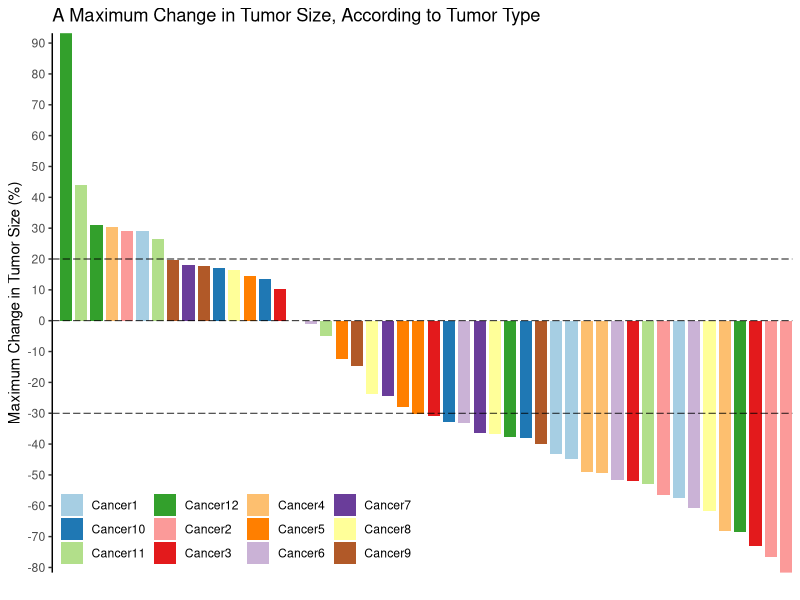
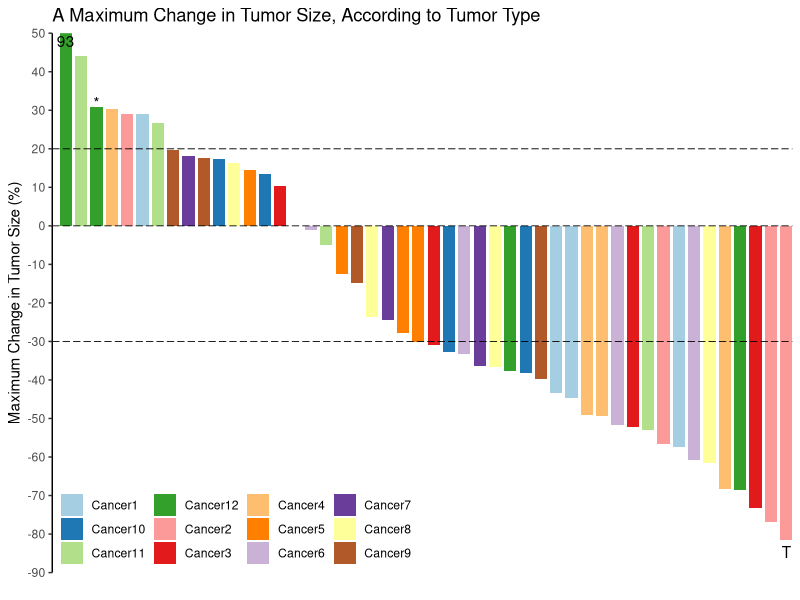
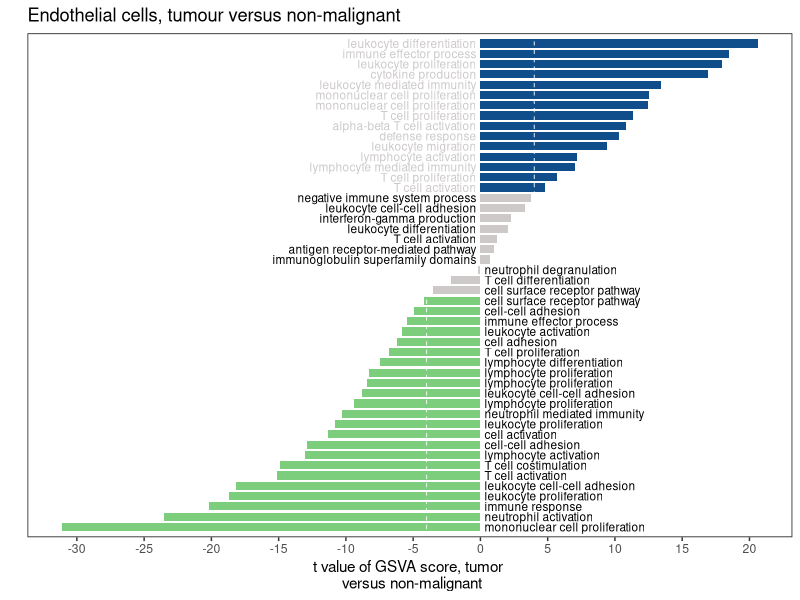
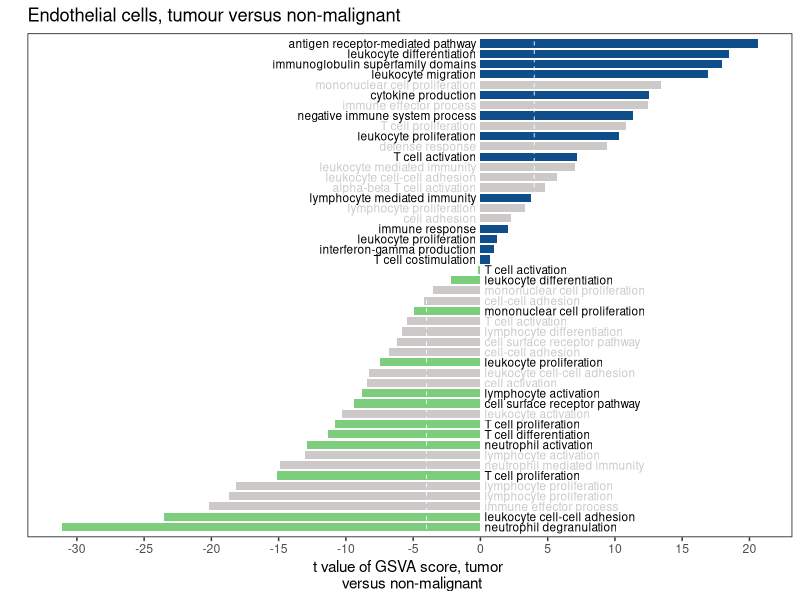
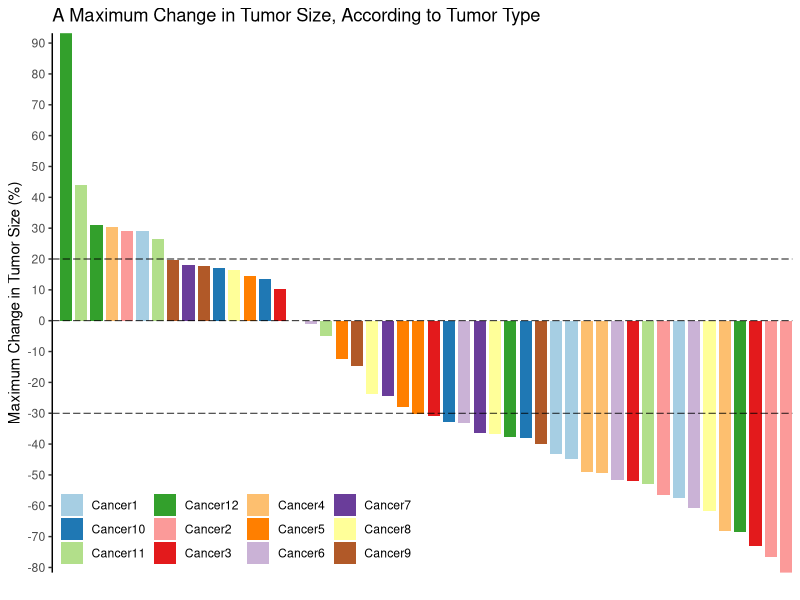
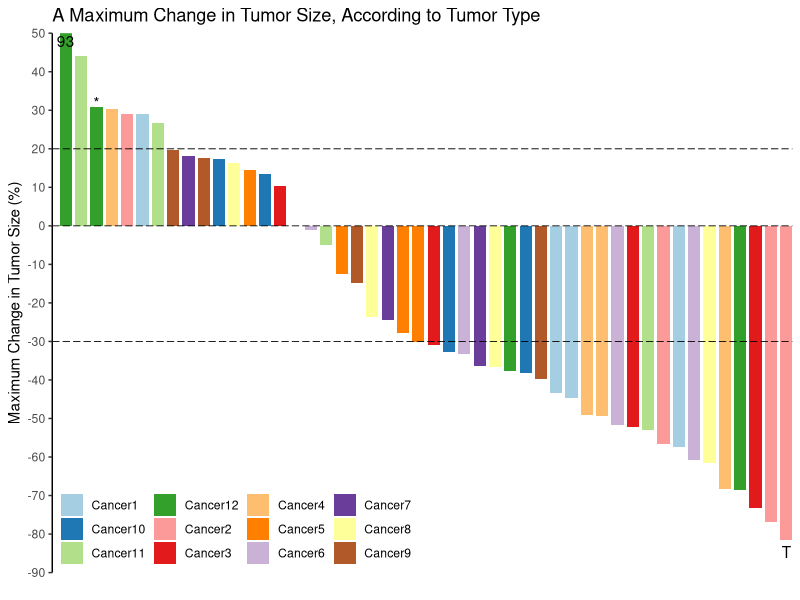
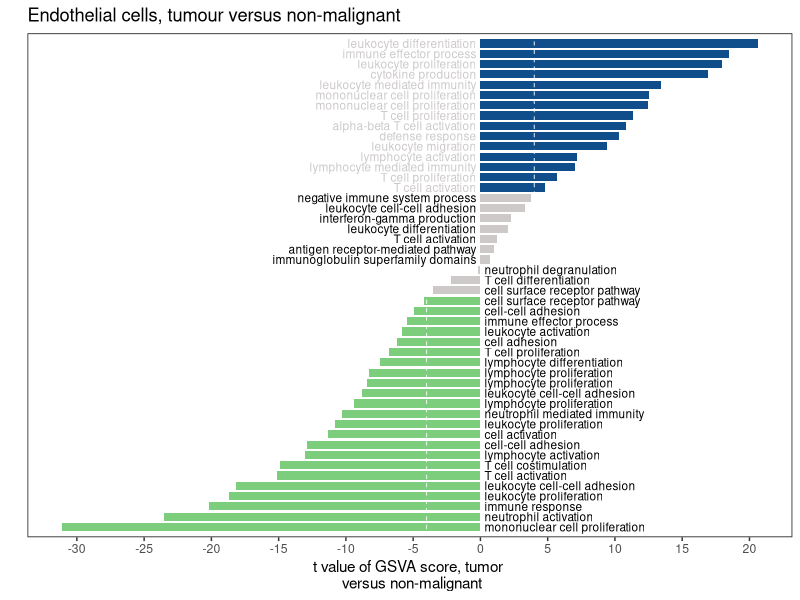
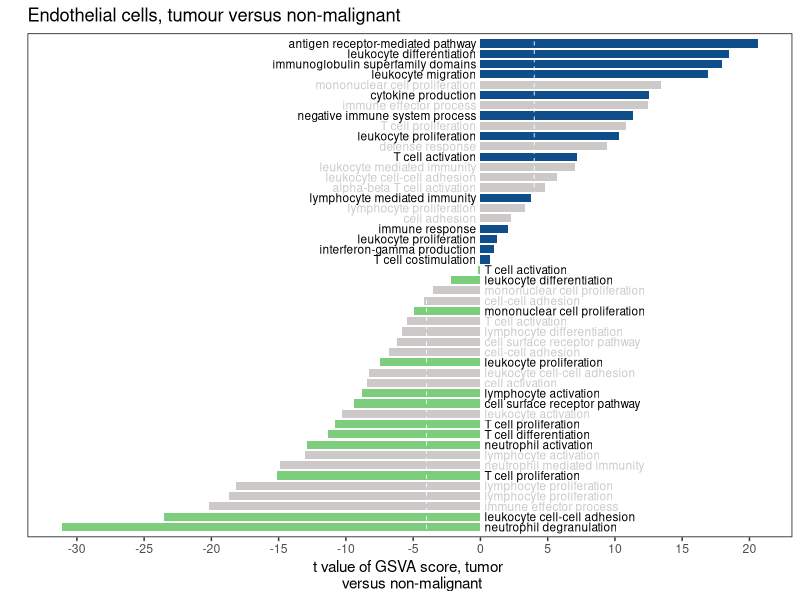

Generate these figures, in order, with R:
## ---- chunk 1
knitr::opts_chunk$set(echo = TRUE)
## ---- chunk 2
df<-read.csv("easy_input1.csv")
head(df)

#按照score排序
df<-df[order(df$score,decreasing = T),]
df$index<-seq(1,nrow(df))
head(df)
## ---- chunk 3
library(ggplot2)
p<-ggplot(df,aes(x=index,y=score,fill=ID)) + 
  geom_bar(stat = 'identity',width = 0.8) + 
  scale_fill_brewer(type = "Qualitative", palette = "Paired") + #bar的颜色
  
  scale_y_continuous(breaks=seq(-100, 100, 10), #y轴刻度
                     expand = c(0,0)) + #上下都不留空
  scale_x_discrete(expand = expand_scale(mult = c(0.01,0))) + #左边留空，右边到头

  #画3条横线
  geom_hline(yintercept = c(-30,0,20), 
             linetype = 5, #画虚线
             size = 0.3) + #线的粗细
  
  #其他主题
  labs(x = "", y = "Maximum Change in Tumor Size (%)", 
       title = "A Maximum Change in Tumor Size, According to Tumor Type") +
  theme_bw() + #去除背景色
  theme(panel.grid =element_blank()) + #去除网格线
  theme(panel.border = element_blank()) + #去除外层边框
  theme(axis.line = element_line(colour = "black")) + #沿坐标轴显示直线
  theme(axis.line.x = element_blank(), axis.ticks.x = element_blank(), axis.text.x = element_blank()) + #去除x轴
  
  #图例
  guides(fill = guide_legend(ncol = 5,title = NULL)) + #图例分5列
  scale_size(range=c(5,20)) +
  theme(legend.background = element_blank(), #移除整体边框
        #图例的左下角置于绘图区域的左下角
        legend.position=c(0,0),legend.justification = c(0,0)) 
        #改用下面这行，图例就会位于顶部
        #legend.position="top")
p
#保存到PDF文件
ggsave("CancerBar.pdf",width = 8,height = 5)
## ---- chunk 4
#设置坐标轴范围，最大值设为50，以适应大多数数据
p<-p + coord_cartesian(ylim = c(-90,50)) + #y轴范围，根据实际情况调整
  #添加数据标签
  geom_text(data = subset(df, score > 50),
            aes(index, 48,label=round(score))) + #在超过50的bar上标出实际数据
  geom_text(data = subset(df, index == 3),
            aes(index, score + 1,label = "*")) + #作者的特殊标记
  geom_text(data = subset(df, index == nrow(df)),
            aes(index, score - 3, label = "T"))  #作者的特殊标记
p

#保存到PDF文件
ggsave("CancerBar_label.pdf",width = 8,height = 5)
## ---- chunk 5
df<-read.csv("easy_input2.csv")
head(df)

#按照score的值分组
df$group<-cut(df$score, breaks = c(-Inf,-4,4,Inf),labels = c(1,2,3))
head(df)

#按照score排序
df<-df[order(df$score,decreasing = F),]
df$index<-seq(1,nrow(df))
head(df)
## ---- chunk 6
library(ggplot2)
ggplot(df,aes(x=index,y=score,fill=group)) + 
  geom_bar(stat = 'identity',width = 0.8) + 
  scale_fill_manual(values = c("palegreen3","snow3","dodgerblue4")) + #bar的颜色
  scale_x_discrete(expand = expand_scale(add = .6)) + 
  scale_y_continuous(breaks=seq(-30, 20, 5)) +
  coord_flip() + #坐标轴互换
  
  #画2条横线
  geom_hline(yintercept = c(-4,4), 
             color="white",
             linetype = 2,#画虚线
             size = 0.3) + #线的粗细

  #写label
  geom_text(data = subset(df, score > 0),
            aes(x=index, y=-0.3, label=ID, color = group),#bar跟坐标轴间留出间隙
            size = 3, #字的大小
            hjust = "inward" ) +  #字的对齐方式
  geom_text(data = subset(df, score < 0),
            aes(x=index, y=0.3, label=ID, color = group),
            size = 3, hjust = "outward") +  
  scale_colour_manual(values = c("black","snow3","black")) +

  #其他主题
  labs(x = "", y = "t value of GSVA score, tumor \n versus non-malignant", 
       title = "Endothelial cells, tumour versus non-malignant") +
  theme_bw() + #去除背景色
  theme(panel.grid =element_blank()) + #去除网格线
  theme(panel.border = element_rect(size = 0.6)) + #边框粗细
  theme(axis.line.y = element_blank(), axis.ticks.y = element_blank(), axis.text.y = element_blank()) + #去除y轴

  guides(fill=FALSE,color=FALSE) #不显示图例
  
#保存到PDF文件
ggsave("GObar.pdf",width = 5,height = 8)
## ---- chunk 7
df<-read.csv("easy_input3.csv")
head(df)

#按照pvalue分组
df$p.group<-cut(df$pval, breaks = c(-Inf,0.05,Inf),labels = c(1,0))
#按照score分组
df$s.group<-cut(df$score, breaks = c(-Inf,0,Inf),labels = c(0,1))
#合并
df$ps.group <- paste0(df$p.group,df$s.group)

#根据pvalue和score分为3组
df$group <- ifelse(df$ps.group=='10','1',ifelse(df$ps.group=='11','2','3'))
head(df)

#按照score排序
df<-df[order(df$score,decreasing = F),]
df$index<-seq(1,nrow(df))
head(df)
## ---- chunk 8
library(ggplot2)
ggplot(df,aes(x=index,y=score,fill=group)) + 
  geom_bar(stat = 'identity',width = 0.8) + 
  scale_fill_manual(values = c("palegreen3","dodgerblue4","snow3")) + #颜色
  scale_x_discrete(expand = expand_scale(add = .6)) + 
  scale_y_continuous(breaks=seq(-30, 20, 5)) +
  coord_flip() + 
  
  geom_hline(yintercept = c(-4,4), 
             color="white",
             linetype = 2,
             size = 0.3) + 

  geom_text(data = subset(df, score > 0),
            aes(x=index, y=-0.3, label=ID, color = p.group),
            size=3,
            hjust = "inward") + 
  geom_text(data = subset(df, score < 0),
            aes(x=index, y=0.3, label=ID, color = p.group),
            size=3,hjust = "outward") +  
  scale_colour_manual(values = c("black","snow3")) +

  labs(x = "", y = "t value of GSVA score, tumor \n versus non-malignant", 
       title = "Endothelial cells, tumour versus non-malignant") +
  theme_bw() + 
  theme(panel.grid =element_blank()) + 
  theme(panel.border = element_rect(size = 0.6)) + 
  theme(axis.line.y = element_blank(), axis.ticks.y = element_blank(), axis.text.y = element_blank()) + 
  guides(fill=FALSE,color=FALSE) 
  
#保存到PDF文件
ggsave("GObar_pval.pdf",width = 5,height = 8)
## ---- chunk 9
sessionInfo()
